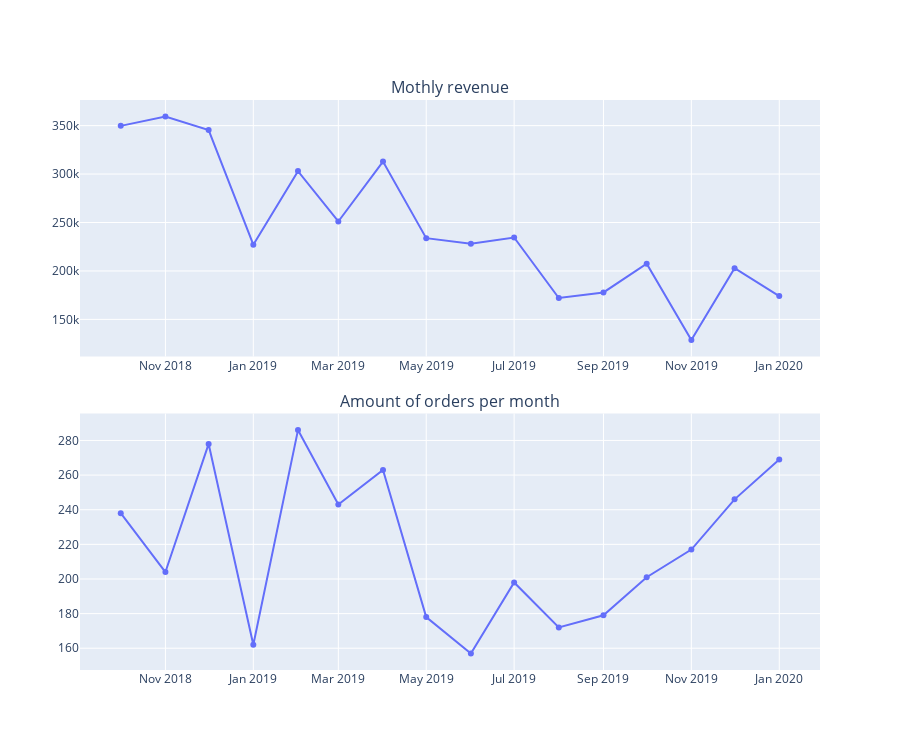

Write notebook code for a chart like this one.
### Markdown cell above
### Vizualizing sales analysis

### Code cell
fig_m_sales = create_line_graph(monthly_sales, x_column='month', y_column='month_ttl')
fig_orders_m = create_line_graph(orders_per_month, x_column='month', y_column='order_id')
fig_m_sales.update_traces(hovertemplate='month: %{x}<br>sales: %{y}')
fig_orders_m.update_traces(hovertemplate='month: %{x}<br>orders: %{y}')

plot_line_graphs(['Mothly revenue', 'Amount of orders per month'],
                 fig_m_sales, fig_orders_m)

### Figure 1 — Plotly figure (JSON) as saved in the notebook; plotly's stock layout.template omitted (floating-point values rounded to 4 significant figures)
{"data": [{"hovertemplate": "month: %{x}<br>sales: %{y}", "legendgroup": "", "line": {"color": "#636efa", "dash": "solid"}, "marker": {"symbol": "circle"}, "mode": "lines+markers", "name": "", "orientation": "v", "showlegend": false, "type": "scatter", "x": ["2018-10-01T00:00:00", "2018-11-01T00:00:00", "2018-12-01T00:00:00", "2019-01-01T00:00:00", "2019-02-01T00:00:00", "2019-03-01T00:00:00", "2019-04-01T00:00:00", "2019-05-01T00:00:00", "2019-06-01T00:00:00", "2019-07-01T00:00:00", "2019-08-01T00:00:00", "2019-09-01T00:00:00", "2019-10-01T00:00:00", "2019-11-01T00:00:00", "2019-12-01T00:00:00", "2020-01-01T00:00:00"], "xaxis": "x", "y": [349752, 359348, 345473, 227122, 303048, 251056, 312886, 233843, 228176, 234549, 172100, 177817, 207441, 128792, 202885, 174036], "yaxis": "y"}, {"hovertemplate": "month: %{x}<br>orders: %{y}", "legendgroup": "", "line": {"color": "#636efa", "dash": "solid"}, "marker": {"symbol": "circle"}, "mode": "lines+markers", "name": "", "orientation": "v", "showlegend": false, "type": "scatter", "x": ["2018-10-01T00:00:00", "2018-11-01T00:00:00", "2018-12-01T00:00:00", "2019-01-01T00:00:00", "2019-02-01T00:00:00", "2019-03-01T00:00:00", "2019-04-01T00:00:00", "2019-05-01T00:00:00", "2019-06-01T00:00:00", "2019-07-01T00:00:00", "2019-08-01T00:00:00", "2019-09-01T00:00:00", "2019-10-01T00:00:00", "2019-11-01T00:00:00", "2019-12-01T00:00:00", "2020-01-01T00:00:00"], "xaxis": "x2", "y": [238, 204, 278, 162, 286, 243, 263, 178, 157, 198, 172, 179, 201, 217, 246, 269], "yaxis": "y2"}], "layout": {"annotations": [{"font": {"size": 16}, "showarrow": false, "text": "Mothly revenue", "x": 0.5, "xanchor": "center", "xref": "paper", "y": 1, "yanchor": "bottom", "yref": "paper"}, {"font": {"size": 16}, "showarrow": false, "text": "Amount of orders per month", "x": 0.5, "xanchor": "center", "xref": "paper", "y": 0.45, "yanchor": "bottom", "yref": "paper"}], "height": 750, "width": 900, "xaxis": {"anchor": "y", "domain": [0, 1]}, "xaxis2": {"anchor": "y2", "domain": [0, 1]}, "yaxis": {"anchor": "x", "domain": [0.55, 1]}, "yaxis2": {"anchor": "x2", "domain": [0, 0.45]}}}
